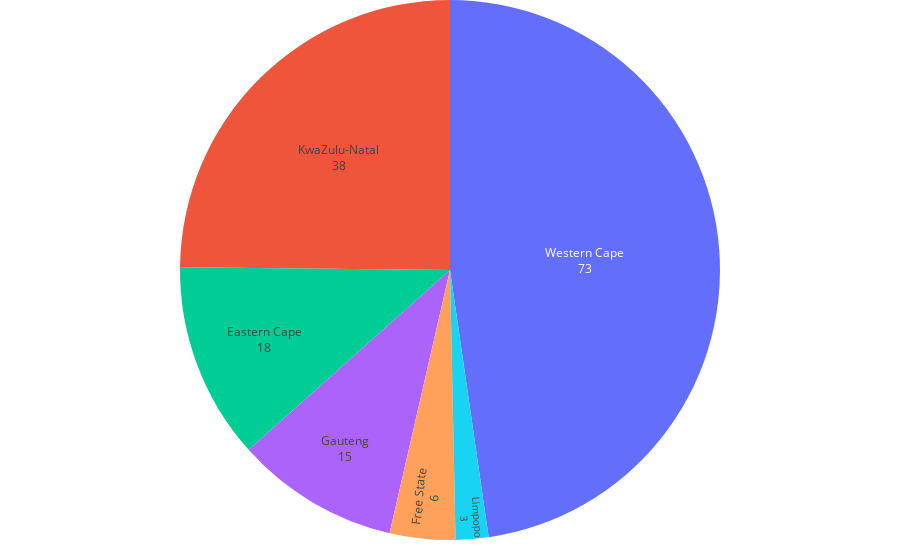

Notebook code for this chart:
### Code cell
create_pie_chart(prov_deaths_totals_data, 'tot_deaths', 'province', 'tot_deaths_per_province.html')

### Figure 1 — Plotly figure (JSON) as saved in the notebook; plotly's stock layout.template omitted (floating-point values rounded to 4 significant figures)
{"data": [{"domain": {"x": [0, 1], "y": [0, 1]}, "hoverinfo": "label+percent", "hovertemplate": "%{label}<br>%{value}", "labels": ["Eastern Cape", "Free State", "Gauteng", "KwaZulu-Natal", "Limpopo", "Mpumalanga", "Northern Cape", "North West", "Western Cape", "Unknown"], "legendgroup": "", "name": "", "showlegend": true, "textinfo": "value+label", "textposition": "inside", "type": "pie", "values": [18, 6, 15, 38, 3, 0, 0, 0, 73, 0]}], "layout": {"legend": {"tracegroupgap": 0, "x": 0, "y": 1}, "margin": {"b": 20, "l": 0, "r": 0, "t": 0}, "showlegend": false}}
